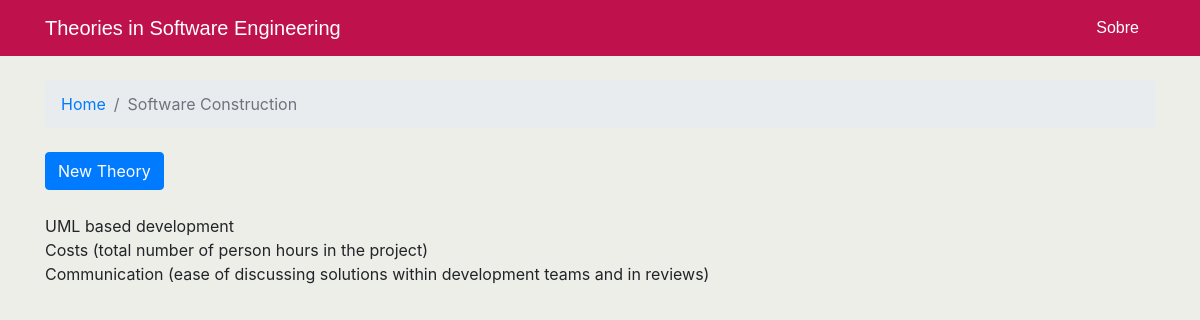
The app's page /area/Software Construction with its own data.
### swetheory/models.py (models this page shows, shortened)
class AreaOfInterest(models.Model):
    name = models.CharField(max_length=60, help_text='Enter area of study')

class Construct(models.Model):
    name = models.CharField(max_length=200, help_text='Enter construct name')
    area = models.ForeignKey(AreaOfInterest, on_delete=models.CASCADE, related_name="construct")

### swetheory/views.py (the view)
# urls.py: path('area/<str:name>', views.area_of_interest, name='area_of_interest'),
def area_of_interest(request, name):
    current_area = get_object_or_404(AreaOfInterest, name=name)
    all_construct = Construct.objects.all()
    return render(request, 'swetheory/area.html', {'current_area': current_area, 'all_construct': all_construct})

### swetheory/templates/swetheory/area.html (shortened to what this page needs)
{% extends 'swetheory/base.html' %}
{% block breadcrumb %}
    <li class="breadcrumb-item"><a href="{% url 'home' %}">Home</a></li>
    <li class="breadcrumb-item active">{{ current_area.name }}</li>
{% endblock %}
{% block content %}
    <div class="mb-4">
        <a href="{% url 'new_theory' current_area.name %}" class="btn btn-primary">New Theory</a>
    </div>
    {% for cnstr in current_area.construct.all %}
        {{ cnstr.name }}<br>
    {% endfor %}
{% endblock %}
{% load static %}

### swetheory/static/swetheory/css/main.css (style rules this page uses)
body { padding: 0; margin: 0; background: #EEEEE9; }

### records on screen
AreaOfInterest: name "Software Construction"
Construct: name "UML based development"
Construct: name "Costs (total number of person hours in the project)"
Construct: name "Communication (ease of discussing solutions within development teams and in reviews)"
